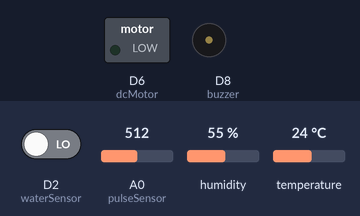
A sketch run on a simulated ESP8266 (NodeMCU). On the bench: switched loads named in the sketch (green lamp = pin HIGH), buzzer (waves = sounding, pin HIGH). Inputs (shaded band) come from the test bench; at power-on: temperature 24 °C, D2 (waterSensor) LOW, A0 (pulseSensor) = 512, humidity 55 %.

Above: at 2.7 s.
2.8 s: temperature set to 26 °C
5.7 s: temperature set to 29 °C
At 7.1 s:
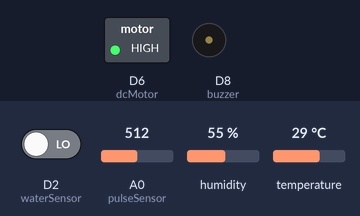
8.0 s: D2 (waterSensor) driven HIGH
At 9.5 s:
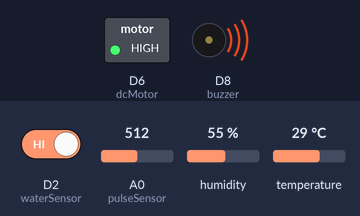
10.0 s: temperature set to 12 °C
At 11.8 s:
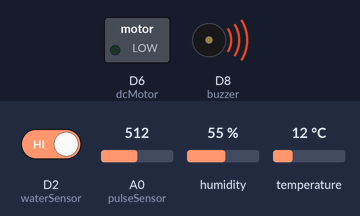
12.1 s: temperature set to 28 °C
At 13.1 s:
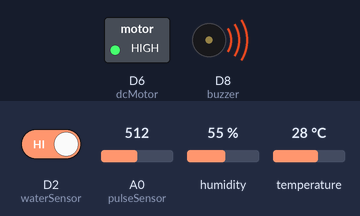
14.1 s: temperature set to 19 °C
At 15.5 s:
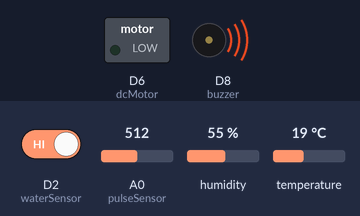
Timing chart, 0 to 17.1 s (numbered marks = the images above; inputs shaded):
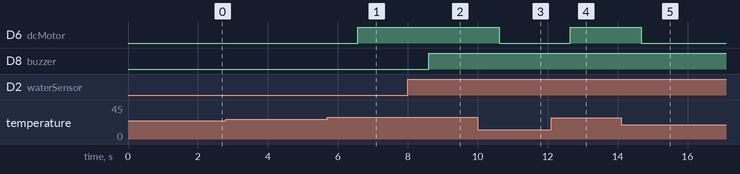

Measured:
- the behaviour switches between 27 and 28 °C on temperature (found by bisection; images 0 and 1)
- after the input at 2.8 s, every drawn part: stays the same
- after the input at 5.7 s, D6 (dcMotor): LOW → HIGH after 0.87 s
- after the input at 8.0 s, D8 (buzzer): LOW → HIGH after 0.60 s
- after the input at 10.0 s, D6 (dcMotor): HIGH → LOW after 0.62 s
- after the input at 12.1 s, D6 (dcMotor): LOW → HIGH after 0.55 s
- after the input at 14.1 s, D6 (dcMotor): HIGH → LOW after 0.57 s

The sketch:

Baby_Monitoring_System.ino
```cpp
//Baby Monitoring Cradle System
#define CAYENNE_DEBUG
#define CAYENNE_PRINT Serial
#include <CayenneMQTTESP8266.h>
#include "DHT.h"
#include <PulseSensorPlayground.h>
//#include <Servo.h>?


// Inputs
#define DHTTYPE DHT11
#define waterSensor D2 //Digital
#define DHTPIN  D3      // Digital
#define pulseSensor A0  //Analog
//#define soundSensor A1  //Analog

// outputs

#define dcMotor D6
//#define servoMotor 7
#define buzzer D8

// WiFi network info.
char ssid[] = "Ranganath";
char wifiPassword[] = "Tiptur@25373";

// Cayenne authentication info. This should be obtained from the Cayenne Dashboard.
char username[] = "1ac4b120-e0d4-11ed-8485-5b7d3ef089d0";
char password[] = "e29ad28b9e2dc3afe6ee49e7f421f61897135dc3";
char clientID[] = "20b3db60-e0d4-11ed-8485-5b7d3ef089d0";

unsigned long lastMillis = 0;


//Intializing DHT and Servo objects
DHT dht(DHTPIN,DHTTYPE);
//Servo myservo;

void setup() {
 Serial.begin(9600);
 dht.begin();
  Cayenne.begin(username, password, clientID, ssid, wifiPassword);

//  Input Pin Setup
  pinMode(waterSensor,INPUT);
//  pinMode(pulseSensor,INPUT);
//  pinMode(soundSensor,INPUT);


//  Output Pin Setup

//  pinMode(bulb,OUTPUT);
  pinMode(dcMotor,OUTPUT);
  pinMode(buzzer,OUTPUT);
//  myservo.attach(servoMotor);
digitalWrite (dcMotor,LOW);

}

void loop() {
  Cayenne.loop();
  int t = dht.readTemperature();
  int h = dht.readHumidity();
  int waterDetected = digitalRead(waterSensor);
  float bpm = analogRead(pulseSensor);
  if(t > 27){
    digitalWrite (dcMotor,HIGH);
  }
  else {
    digitalWrite (dcMotor,LOW);
  }

  if(waterDetected){
    digitalWrite(buzzer,HIGH);
  }
  else{
    digitalWrite(buzzer,LOW);
  }


  Cayenne.celsiusWrite(1,t);
  Cayenne.virtualWrite(2,h,TYPE_RELATIVE_HUMIDITY);
  Cayenne.virtualWrite(3,waterDetected, TYPE_DIGITAL_SENSOR, UNIT_DIGITAL);
  Cayenne.virtualWrite(4,bpm);


}
```
